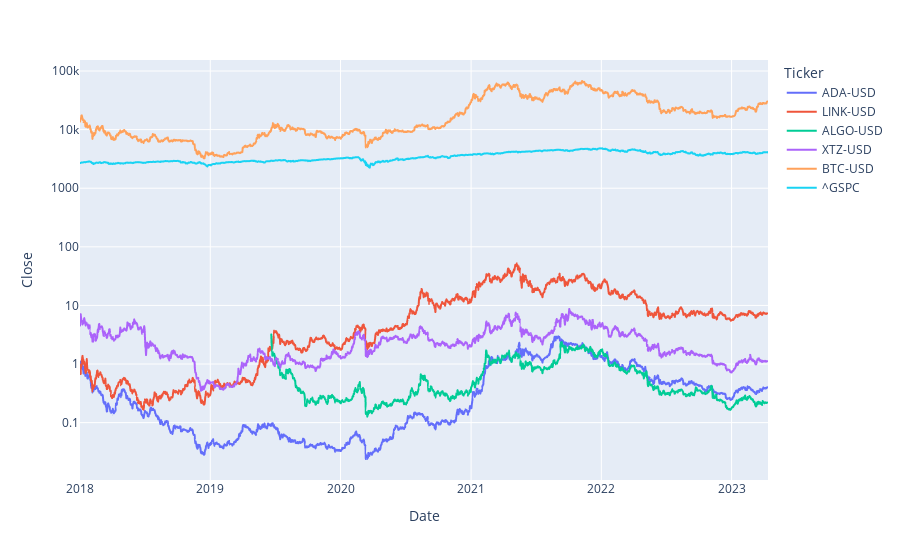

Source (notebook cell):
### Markdown cell above
Using interactive Plotly Express..

### Code cell
currency = "USD"
metric = "Close"

start = datetime.datetime(2018, 1, 1)
end = datetime.datetime.now()

assets = ['ADA-USD', 'DOT1-USD', 'LINK-USD', 'ALGO-USD', 'XTZ-USD','BTC-USD','^GSPC']
data_frames = []

for ticker in assets:
    try:
        data = yf.download(ticker, start=start, end=end)
        data = data.reset_index()[['Date', metric]]
        data[metric] = data[metric].astype(float)
        data['Ticker'] = ticker
        data_frames.append(data)
    except KeyError:
        print(f"Data for {ticker} not available")
        continue

combined = pd.concat(data_frames)

fig = px.line(combined, x='Date', y=metric, color='Ticker', log_y=True)
fig.show()

### Figure 1 — Plotly figure (JSON) as saved in the notebook; plotly's stock layout.template omitted (floating-point values rounded to 4 significant figures; data arrays with more than 128 entries replaced by an {"elided": "..."} marker saying what was removed)
{"data": [{"hovertemplate": "Ticker=ADA-USD<br>Date=%{x}<br>Close=%{y}<extra></extra>", "legendgroup": "ADA-USD", "line": {"color": "#636efa", "dash": "solid"}, "marker": {"symbol": "circle"}, "mode": "lines", "name": "ADA-USD", "showlegend": true, "type": "scattergl", "x": {"elided": "1927 str values"}, "xaxis": "x", "y": {"elided": "1927 float values"}, "yaxis": "y"}, {"hovertemplate": "Ticker=LINK-USD<br>Date=%{x}<br>Close=%{y}<extra></extra>", "legendgroup": "LINK-USD", "line": {"color": "#EF553B", "dash": "solid"}, "marker": {"symbol": "circle"}, "mode": "lines", "name": "LINK-USD", "showlegend": true, "type": "scattergl", "x": {"elided": "1927 str values"}, "xaxis": "x", "y": {"elided": "1927 float values"}, "yaxis": "y"}, {"hovertemplate": "Ticker=ALGO-USD<br>Date=%{x}<br>Close=%{y}<extra></extra>", "legendgroup": "ALGO-USD", "line": {"color": "#00cc96", "dash": "solid"}, "marker": {"symbol": "circle"}, "mode": "lines", "name": "ALGO-USD", "showlegend": true, "type": "scattergl", "x": {"elided": "1391 str values"}, "xaxis": "x", "y": {"elided": "1391 float values"}, "yaxis": "y"}, {"hovertemplate": "Ticker=XTZ-USD<br>Date=%{x}<br>Close=%{y}<extra></extra>", "legendgroup": "XTZ-USD", "line": {"color": "#ab63fa", "dash": "solid"}, "marker": {"symbol": "circle"}, "mode": "lines", "name": "XTZ-USD", "showlegend": true, "type": "scattergl", "x": {"elided": "1927 str values"}, "xaxis": "x", "y": {"elided": "1927 float values"}, "yaxis": "y"}, {"hovertemplate": "Ticker=BTC-USD<br>Date=%{x}<br>Close=%{y}<extra></extra>", "legendgroup": "BTC-USD", "line": {"color": "#FFA15A", "dash": "solid"}, "marker": {"symbol": "circle"}, "mode": "lines", "name": "BTC-USD", "showlegend": true, "type": "scattergl", "x": {"elided": "1927 str values"}, "xaxis": "x", "y": {"elided": "1927 float values"}, "yaxis": "y"}, {"hovertemplate": "Ticker=^GSPC<br>Date=%{x}<br>Close=%{y}<extra></extra>", "legendgroup": "^GSPC", "line": {"color": "#19d3f3", "dash": "solid"}, "marker": {"symbol": "circle"}, "mode": "lines", "name": "^GSPC", "showlegend": true, "type": "scattergl", "x": {"elided": "1329 str values"}, "xaxis": "x", "y": {"elided": "1329 float values"}, "yaxis": "y"}], "layout": {"legend": {"title": {"text": "Ticker"}, "tracegroupgap": 0}, "margin": {"t": 60}, "xaxis": {"anchor": "y", "domain": [0, 1], "title": {"text": "Date"}}, "yaxis": {"anchor": "x", "domain": [0, 1], "title": {"text": "Close"}, "type": "log"}}}
